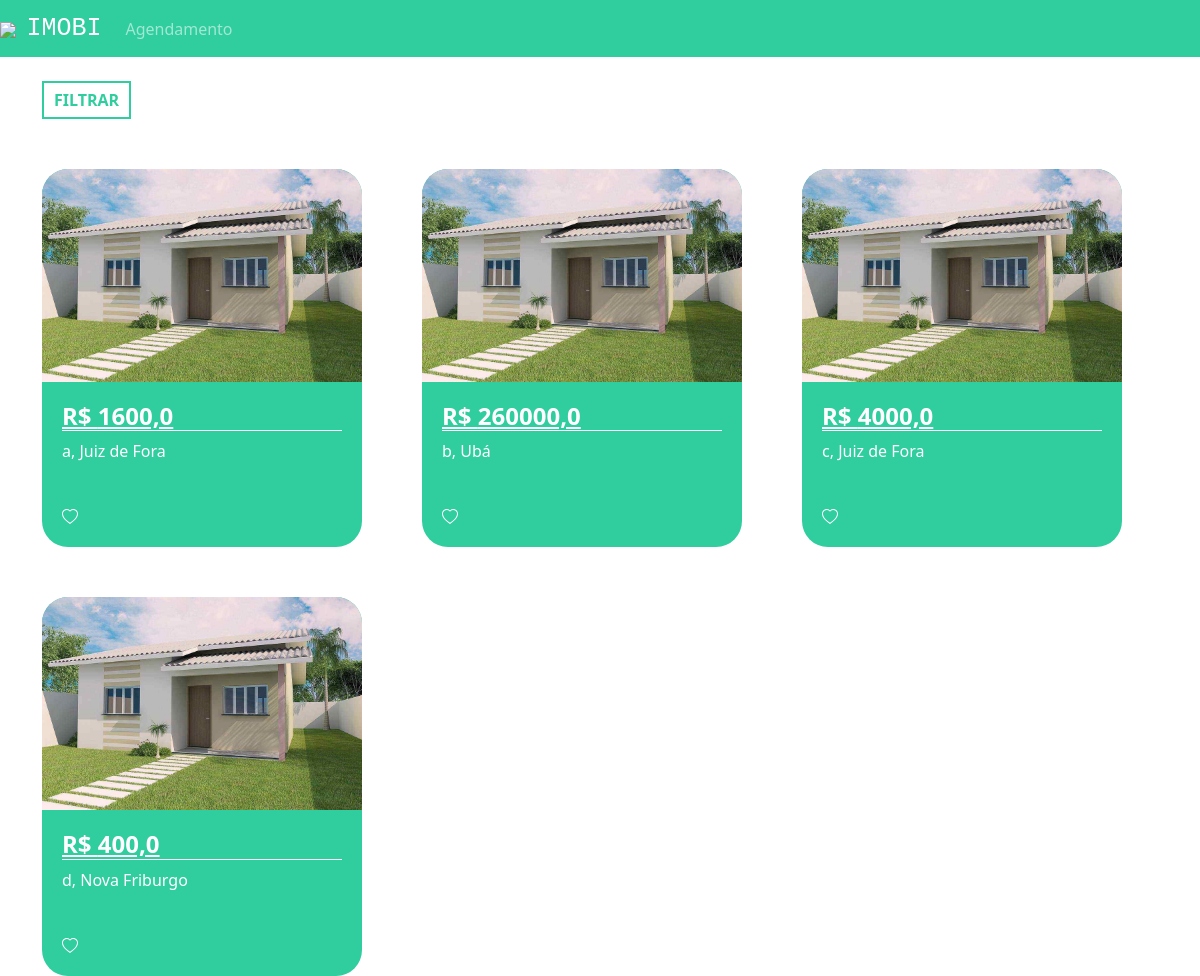
The app's page / (signed in) with its own data.
### plataforma/models.py (models this page shows, shortened)
class Imovel(models.Model):
    choices = (('V', 'Venda'),
    ('A', 'Aluguel'))
    choices_imovel = (('A', 'Apartamento'),
    ('C', 'Casa'))
    imagens = models.ManyToManyField(Imagem)
    valor = models.FloatField()
    quartos = models.IntegerField()
    tamanho = models.FloatField()
    cidade = models.ForeignKey(Cidade, on_delete=models.DO_NOTHING)
    rua = models.CharField(max_length=50)
    tipo = models.CharField(max_length=1, choices=choices)
    tipo_imovel = models.CharField(max_length=1, choices=choices_imovel)
    numero = models.IntegerField()
    descricao = models.TextField()
    dias_visita = models.ManyToManyField(DiasVisita)
    horarios = models.ManyToManyField(Horario)

class Imagem(models.Model):
    img = models.ImageField(upload_to='img')

class Cidade(models.Model):
    nome = models.CharField(max_length=30)
    def __str__(self) -> str:
      return self.nome

### plataforma/views.py (the view)
# urls.py: 2. Add a URL to urlpatterns:  path('', views.home, name='home')
@login_required(login_url="/auth/logar")
def home(request):
    preco_minimo = request.GET.get('preco_minimo')
    preco_maximo = request.GET.get('preco_maximo')
    cidade = request.GET.get('cidade')
    tipo = request.GET.getlist('tipo')
    cidades = Cidade.objects.all()
    if preco_minimo or preco_maximo or cidade or tipo:
        if not preco_minimo:
            preco_minimo = 0
        if not preco_maximo:
            preco_maximo = 999999999
        if not tipo:
            tipo = ['A', 'C']
        imoveis = Imovel.objects.filter(valor__gte=preco_minimo)\
        .filter(valor__lte=preco_maximo)\
        .filter(tipo_imovel__in=tipo).filter(cidade=cidade)
    else:
        imoveis = Imovel.objects.all()
    return render(request, 'home.html', {'imoveis': imoveis, 'cidades': cidades})

### plataforma/templates/home.html (shortened to what this page needs)
{% extends 'base.html' %}
{% load static %}
{% block 'head' %}
<link rel="stylesheet" href="{% static 'plataforma/css/home.css' %}">
{% endblock %}
{% block 'body' %}
<div class="container">
    <br>
    <button type="button" class="btn_filtrar" data-toggle="modal" data-target="#exampleModal">
        FILTRAR
    </button>
    <div class="row">
        {% for imovel in imoveis %}
        <div class="col-md cont">
            <div class="card_imovel">
                <img class="img_capa_imovel" src="{{imovel.imagens.all.0.img.url}}">
                <div class="informacoes_imoveis">
                    <a class="a_none" href="/imovel/{{imovel.id}}">
                        <h4 class="valor">R$ {{imovel.valor}}</h4>
                    </a>
                    <p>{{imovel.rua}}, {{imovel.cidade}}</p>
                    <br>
                </div>
            </div>
        </div>
        {% endfor %}
    </div>
</div>
{% endblock %}

### templates/static/plataforma/css/home.css (style rules this page uses)
.card_imovel { background-color: #30CD9E; width: 20rem; margin-top: 50px; border-radius: 26px; }
.img_capa_imovel { width: 100%; border-top-left-radius: 26px; border-top-right-radius: 26px; }
.informacoes_imoveis { padding: 20px; color: white; }
.valor { font-weight: bold; border-bottom: 1px solid white; }
.btn_filtrar { border: none; background-color: transparent; border: 2px solid #30CD9E; color: #30CD9E; padding: 5px 10px 5px 10px; font-weight: bold; }
.a_none { color: white; }

### records on screen
Imovel: imagens.all.0.img (picture), valor "1600,0", rua "a", cidade "Juiz de Fora"
Imovel: imagens.all.0.img (picture), valor "260000,0", rua "b", cidade "Ubá"
Imovel: imagens.all.0.img (picture), valor "4000,0", rua "c", cidade "Juiz de Fora"
Imovel: imagens.all.0.img (picture), valor "400,0", rua "d", cidade "Nova Friburgo"
